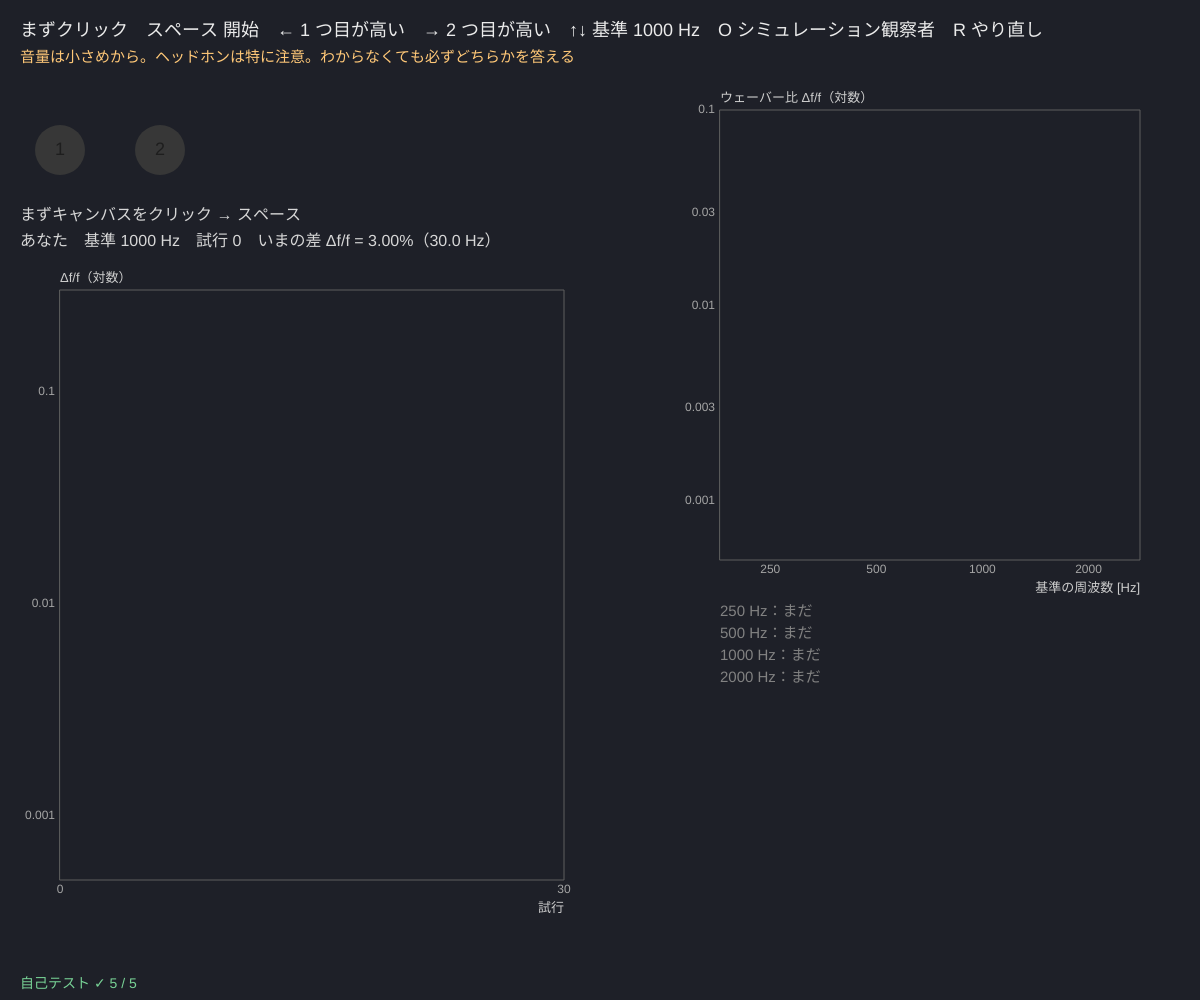
Frame 1 (no input)
Frame 60 (no input): identical to frame 1, image omitted
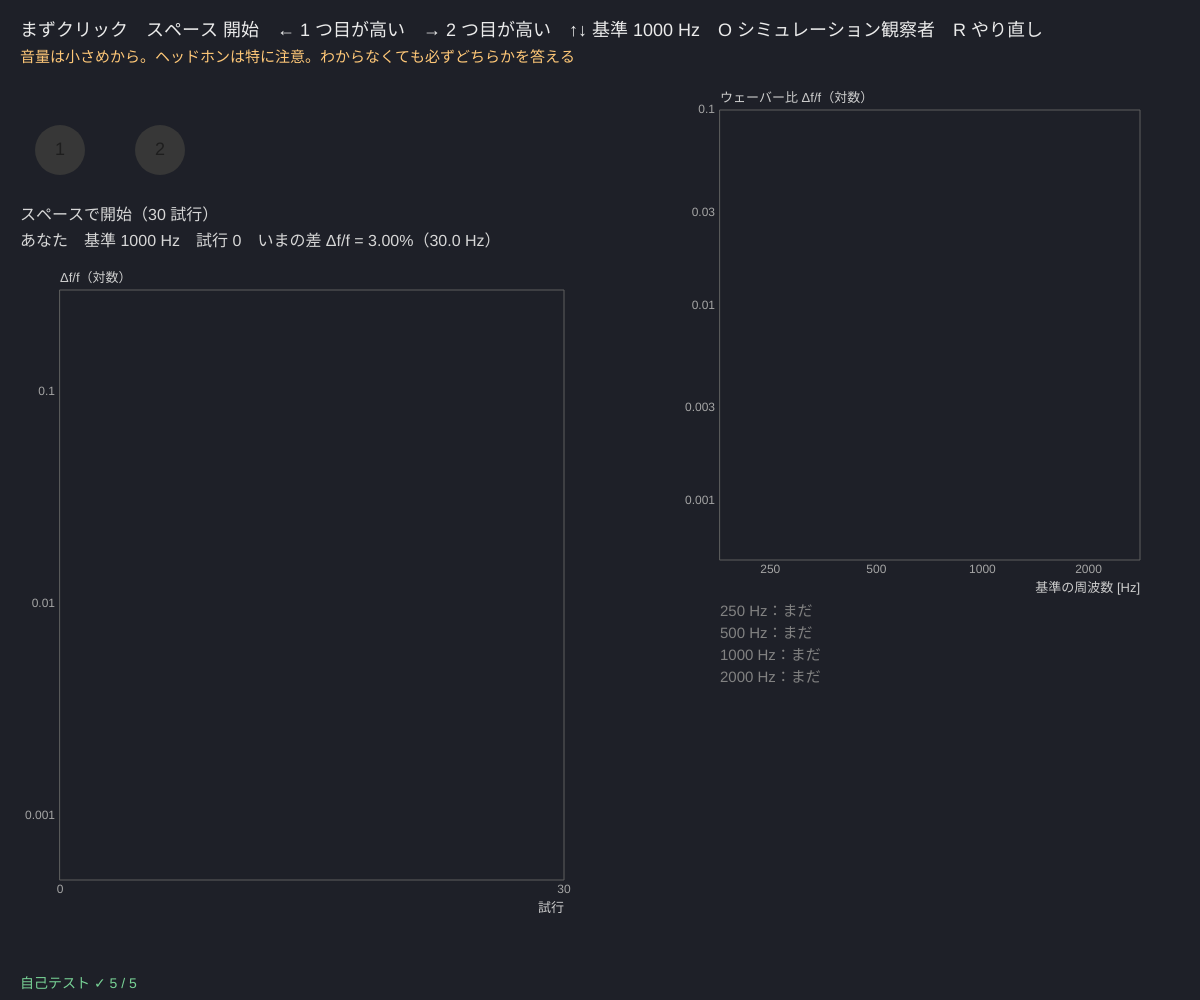
Frame 120 (the mouse pressed at the canvas centre since frame 60)

The p5.js sketch that drew these frames (run headless with seeded random() and noise() and a simulated clock; from frame 60 on, the mouse is pressed at the canvas centre):

// p5.js sketch
// ── sketch.js
// ============================================
// 12 音の高さの弁別 ─ どれくらいの差なら「高い」とわかる？
// 2 つの音が続けて鳴る。高かったのは 1 つ目（←）か 2 つ目（→）か（2 肢強制選択）
// 周波数の差 Δf を上下法（1-up-2-down、正答率 70.7%）で小さくしていき、弁別閾 Δf とウェーバー比 Δf/f を求める
// 基準の周波数（↑↓）を変えて測ると、Δf/f はほぼ一定（0.2〜1% くらい）になるか確かめる
// まずクリック / スペース = 開始 / ← 1 つ目  → 2 つ目 / ↑↓ = 基準の周波数 / O = シミュレーション観察者 / R = やり直し
// 音量は小さめから。ヘッドホンは特に注意（全体の音量 MASTER は 0.2 以下）
// ============================================

const BASES = [250, 500, 1000, 2000];  // ★ 基準の周波数 [Hz]
const N_TRIALS = 30;                   // ★ 1 つの基準あたりの試行
const VOL = 0.3;                       // ★ 音の大きさ（0〜1）
const TONE = 0.3, GAP = 0.35;          // ★ 音の長さと間 [秒]
const SIM_SIGMA = 0.004;               // ★ シミュレーション観察者：1 つの音の高さの感じ方のゆらぎ（対数）
let busyUntil = 0, bi = 2, st, results = {}, phase = 'ready', tPhase = 0, cur = null, simMode = false, simSeed = 1;

function setup() {
  createCanvas(windowWidth, windowHeight);
  selfTest();
  resetData(false);
}
function newStair() { return makeStair(0.03, 1.3, 2, 0.0005, 0.3, true); }   // Δf/f を 3% から
function resetData(sim) { simMode = sim; st = newStair(); results = {}; phase = 'ready'; seedRng(Date.now()); }
function startTrial() {
  if (st.track.length >= N_TRIALS) { results[BASES[bi]] = stairThreshold(st, 2); phase = 'done'; return; }
  let f = BASES[bi] * Math.exp((rnd() - 0.5) * 0.1);    // 基準も少しずつずらす（前の音を覚えて比べないように）
  cur = { secondHigher: rnd() < 0.5, f }; busyUntil = millis() + 1000 * (2 * TONE + GAP + 0.2);
  let t = audioCtx ? audioCtx.currentTime + 0.1 : 0, hi = f * (1 + st.v);
  if (audioCtx) { tone(cur.secondHigher ? f : hi, t, TONE, VOL); tone(cur.secondHigher ? hi : f, t + TONE + GAP, TONE, VOL); }
  phase = 'play'; tPhase = millis();
}
function answer(second) {
  if (phase !== 'wait') return;
  stairUpdate(st, second === cur.secondHigher); phase = 'blank'; tPhase = millis();
}
// シミュレーション観察者：それぞれの音の高さ（対数）にゆらぎ σ。正答率 = Φ(ln(1 + δ) ÷ (√2 σ))
function simCorrect(d) { return Math.log(1 + d) + SIM_SIGMA * rndNormal() - SIM_SIGMA * rndNormal() > 0; }
function trueDelta() { return Math.exp(Math.SQRT2 * SIM_SIGMA * zOf(Math.SQRT1_2)) - 1; }
function simStair(n) { let s = newStair(); for (let t = 0; t < n; t++) stairUpdate(s, simCorrect(s.v)); return s; }
function runSim(seed) {
  resetData(true); seedRng(seed);
  for (let f of BASES) results[f] = stairThreshold(simStair(80), 2);
  st = simStair(80); phase = 'done';
}

function draw() {
  background(30, 32, 40);
  fill(235); noStroke(); textSize(18);
  text('まずクリック　スペース 開始　← 1 つ目が高い　→ 2 つ目が高い　↑↓ 基準 ' + BASES[bi] + ' Hz　O シミュレーション観察者　R やり直し', 20, 36);
  fill(255, 200, 120); textSize(15);
  text('音量は小さめから。ヘッドホンは特に注意。わからなくても必ずどちらかを答える', 20, 62);

  if (phase === 'blank' && millis() - tPhase > 700) startTrial();
  let el = (millis() - tPhase) / 1000;
  if (phase === 'play' && el > TONE * 2 + GAP + 0.1) phase = 'wait';
  let bx = 20, by = 110;
  // 1 つ目・2 つ目の表示（鳴っている間だけ明るく。1 試行に 2 回だけ）
  fill(phase === 'play' && el > 0.1 && el < 0.1 + TONE ? color(255, 220, 120) : 55); circle(bx + 40, by + 40, 50);
  fill(phase === 'play' && el > 0.1 + TONE + GAP && el < 0.1 + 2 * TONE + GAP ? color(255, 220, 120) : 55); circle(bx + 140, by + 40, 50);
  fill(30); textSize(18); textAlign(CENTER, CENTER); text('1', bx + 40, by + 40); text('2', bx + 140, by + 40); textAlign(LEFT, BASELINE);
  fill(215); textSize(16);
  let msg = { ready: simMode ? '' : (audioCtx ? 'スペースで開始（' + N_TRIALS + ' 試行）' : 'まずキャンバスをクリック → スペース'), wait: '高かったのは？（← 1 つ目　→ 2 つ目）', done: simMode ? 'シミュレーション観察者（各 80 試行、音は鳴らさない）' : '終わり！ ↑↓ で別の基準 → スペース' }[phase] || '';
  text(msg, bx, by + 110);
  text((simMode ? 'シミュレーション観察者' : 'あなた') + '　基準 ' + BASES[bi] + ' Hz　試行 ' + st.track.length + '　いまの差 Δf/f = ' + (st.v * 100).toFixed(2) + '%（' + (BASES[bi] * st.v).toFixed(1) + ' Hz）', bx, by + 136);

  // ---- 階段（左下）
  let g1 = { x: bx + 40, y: by + 180, w: width * 0.42, h: height - by - 300, x0: 0, x1: Math.max(N_TRIALS, st.track.length), y0: 0.0005, y1: 0.3, logy: true };
  plotAxes(g1, '試行', 'Δf/f（対数）', [0, g1.x1], [0.001, 0.01, 0.1]);
  stroke(120); strokeWeight(1.5); polyline(st.track.map((q, i) => [gX(g1, i), gY(g1, q.v)]));
  noStroke(); for (let i = 0; i < st.track.length; i++) { fill(st.track[i].ok ? color(120, 210, 150) : color(255, 100, 100)); circle(gX(g1, i), gY(g1, st.track[i].v), 6); }

  // ---- Δf/f と基準の周波数（右）
  let g = { x: width * 0.6, y: 110, w: width * 0.35, h: height * 0.45, x0: 180, x1: 2800, y0: 0.0005, y1: 0.1, logx: true, logy: true };
  plotAxes(g, '基準の周波数 [Hz]', 'ウェーバー比 Δf/f（対数）', BASES, [0.001, 0.003, 0.01, 0.03, 0.1]);
  if (simMode) { stroke(120, 200, 140); strokeWeight(1.5); line(g.x, gY(g, trueDelta()), g.x + g.w, gY(g, trueDelta())); }
  let ry = g.y + g.h + 56; noStroke(); textSize(15);
  BASES.forEach((f, i) => {
    let r = results[f];
    if (r) { fill(120, 190, 255); circle(gX(g, f), gY(g, r), 13); fill(220); text(f + ' Hz：Δf = ' + (f * r).toFixed(2) + ' Hz、Δf/f = ' + (r * 100).toFixed(2) + '%', g.x, ry + i * 22); }
    else { fill(130); text(f + ' Hz：まだ', g.x, ry + i * 22); }
  });
  if (simMode) { fill(120, 200, 140); textSize(14); text('本当の 70.7% 点：Δf/f = ' + (trueDelta() * 100).toFixed(3) + '%（どの周波数でも同じ）', g.x, ry + 96); }
  fill(selfTestResults.every((r) => r.ok) ? color(120, 210, 150) : color(255, 90, 90)); textSize(14);
  text(selfTestLine(), 20, height - 12);
}

function mousePressed() { startAudio(); }
function keyPressed() {
  startAudio();
  if (key === ' ' && (phase === 'ready' || phase === 'done') && millis() > busyUntil) { if (phase === 'done' || simMode) { simMode = false; st = newStair(); } startTrial(); }
  if (key === LEFT_ARROW) answer(false);
  if (key === RIGHT_ARROW) answer(true);
  if ((key === UP_ARROW || key === DOWN_ARROW) && phase !== 'play' && phase !== 'wait' && phase !== 'blank') { bi = clampv(bi + (key === UP_ARROW ? 1 : -1), 0, BASES.length - 1); st = newStair(); phase = 'ready'; }
  if (key === 'o' || key === 'O') runSim(++simSeed);
  if (key === 'r' || key === 'R') resetData(false);
  return false;
}

// ---- 自己テスト（音は鳴らさない）
function selfTest() {
  selfTestResults = [];
  let d = trueDelta();
  check('本当の 70.7% 点で正答率 Φ(ln(1 + δ)/(√2σ)) = 0.7071', near(Phi(Math.log(1 + d) / (Math.SQRT2 * SIM_SIGMA)), Math.SQRT1_2, 1e-5));
  check('δ = 0 なら正答率 0.5（当てずっぽう）', near(Phi(0), 0.5, 1e-6));
  check('1000 Hz で Δf/f = 0.5% → 2 つの音は 1000 Hz と 1005 Hz', near(1000 * (1 + 0.005), 1005, 1e-9));
  seedRng(52); let th = []; for (let r = 0; r < 40; r++) th.push(Math.log(stairThreshold(simStair(80), 2)));
  let m = Math.exp(th.reduce((a, b) => a + b) / th.length);
  check('シミュレーション観察者 80 試行 × 40 回：平均しきい値 ≈ 本当の 70.7% 点（1 段 ×1.3 以内）', Math.abs(Math.log(m / d)) < Math.log(1.3));
  check('音量の上限：1 音 ≤ 1、全体 MASTER ≤ 0.2', VOL <= 1 && MASTER <= 0.2);
  reportSelfTest();
}

// ---------- やってみよう ----------
// 1. 1000 Hz で 30 試行。自分の Δf は何 Hz？ Δf/f は何 %？
// 2. ↑↓ で 250 Hz と 2000 Hz も測ろう。Δf/f はだいたい同じ？（ウェーバーの法則）
// 3. 楽器をやっている人とやっていない人で比べてみよう。半音（約 6%）よりずっと小さい？
// 4. TONE を 0.1 秒にすると、しきい値はどう変わる？（短い音ほど高さがあいまい）
// 5. O でシミュレーション観察者の階段と、自分の階段のゆれ方を比べよう


// ==================================================
// ここから下は「心理物理の道具」（中身は読まなくても OK。消さないでね）
// ==================================================
// ---- 種つきの乱数（同じ種なら毎回同じ列）。シミュレーション観察者と自己テストで使う
let rngState = 1;
function seedRng(s) { rngState = (s >>> 0) || 1; }
function rnd() {                       // 0〜1 の一様乱数（mulberry32）
  rngState = (rngState + 0x6d2b79f5) >>> 0;
  let t = rngState;
  t = Math.imul(t ^ (t >>> 15), t | 1);
  t ^= t + Math.imul(t ^ (t >>> 7), t | 61);
  return ((t ^ (t >>> 14)) >>> 0) / 4294967296;
}
function rndNormal() { let u = 1 - rnd(), v = rnd(); return Math.sqrt(-2 * Math.log(u)) * Math.cos(2 * Math.PI * v); }   // 標準正規分布
function shuffleArr(a) { for (let i = a.length - 1; i > 0; i--) { let j = Math.floor(rnd() * (i + 1)), t = a[i]; a[i] = a[j]; a[j] = t; } return a; }
function clampv(v, a, b) { return v < a ? a : v > b ? b : v; }
// ---- 正規分布：Φ（累積分布）と z（その逆関数。二分法で数値的に解く）
function erfA(x) {                     // 誤差関数（Abramowitz & Stegun 7.1.26、誤差 1.5e-7 以下）
  let s = x < 0 ? -1 : 1; x = Math.abs(x);
  let t = 1 / (1 + 0.3275911 * x);
  let y = 1 - ((((1.061405429 * t - 1.453152027) * t + 1.421413741) * t - 0.284496736) * t + 0.254829592) * t * Math.exp(-x * x);
  return s * y;
}
function Phi(x) { return 0.5 * (1 + erfA(x / Math.SQRT2)); }
function zOf(p) {                      // Φ(z) = p となる z
  p = clampv(p, 1e-9, 1 - 1e-9);
  let lo = -9, hi = 9;
  for (let i = 0; i < 70; i++) { let m = (lo + hi) / 2; if (Phi(m) < p) lo = m; else hi = m; }
  return (lo + hi) / 2;
}
// 割合を 1/(2N) で補正（0 や 1 だと z が無限大になるので）
function rateFix(k, n) { return n > 0 ? clampv(k / n, 1 / (2 * n), 1 - 1 / (2 * n)) : 0.5; }
// ---- 上下法（階段法）：nDown 回続けて正答で 1 段下げ（難しく）、1 回まちがえたら 1 段上げ（やさしく）
// 値は掛け算で動かす（factor 倍）。1-up-2-down は正答率 70.7%（p² = 0.5）、1-up-3-down は 79.4% に集まる
// fast = true なら、最初にまちがえるまでは 1 回正解ごとに factor² ずつ下げて、すばやくしきい値の近くへ
function makeStair(start, factor, nDown, lo, hi, fast) {
  return { v: start, factor, nDown, lo, hi, fast: !!fast, run: 0, dir: 0, track: [], revs: [] };
}
function stairUpdate(st, correct) {
  st.track.push({ v: st.v, ok: correct });
  if (st.fast && !correct) st.fast = false;
  if (st.fast) { st.dir = -1; st.v = clampv(st.v / (st.factor * st.factor), st.lo, st.hi); return; }
  let move = 0;
  if (correct) { st.run++; if (st.run >= st.nDown) { st.run = 0; move = -1; } }
  else { st.run = 0; move = 1; }
  if (move !== 0) {
    if (st.dir !== 0 && move !== st.dir) st.revs.push({ i: st.track.length - 1, v: st.v });   // 向きが変わった = 反転点
    st.dir = move;
    st.v = clampv(move < 0 ? st.v / st.factor : st.v * st.factor, st.lo, st.hi);
  }
}
// しきい値 = 反転点の幾何平均（最初の skip 個は練習とみなして捨てる）。足りなければ最後の 6 試行の幾何平均
function stairThreshold(st, skip) {
  let r = st.revs.slice(skip === undefined ? 2 : skip).map((q) => q.v);
  if (r.length < 2) r = st.track.slice(-6).map((q) => q.v);
  if (r.length === 0) return null;
  return Math.exp(r.reduce((s, v) => s + Math.log(v), 0) / r.length);
}
// ---- グラフの道具：g = { x, y, w, h, x0, x1, y0, y1, logx, logy }
function gX(g, v) { let t = g.logx ? (Math.log(v) - Math.log(g.x0)) / (Math.log(g.x1) - Math.log(g.x0)) : (v - g.x0) / (g.x1 - g.x0); return g.x + clampv(t, -0.02, 1.02) * g.w; }
function gY(g, v) { let t = g.logy ? (Math.log(v) - Math.log(g.y0)) / (Math.log(g.y1) - Math.log(g.y0)) : (v - g.y0) / (g.y1 - g.y0); return g.y + g.h - clampv(t, -0.02, 1.02) * g.h; }
function plotAxes(g, xl, yl, xt, yt) {
  stroke(95); strokeWeight(1); noFill(); rect(g.x, g.y, g.w, g.h);
  noStroke(); fill(165); textSize(12); textAlign(CENTER, TOP);
  for (let v of xt) text(+v.toPrecision(3), gX(g, v), g.y + g.h + 4);
  textAlign(RIGHT, CENTER);
  for (let v of yt) text(+v.toPrecision(3), g.x - 5, gY(g, v));
  textAlign(LEFT, BASELINE); fill(205); textSize(13);
  text(xl, g.x + g.w - textWidth(xl), g.y + g.h + 32); text(yl, g.x, g.y - 8);
}
function polyline(pts) {               // 点が 2 つ以上あるときだけ折れ線を描く
  if (pts.length < 2) return;
  noFill(); beginShape(); for (let p of pts) vertex(p[0], p[1]); endShape();
}
// ---- 自己テストの道具
let selfTestResults = [];
function check(name, cond) { selfTestResults.push({ name, ok: !!cond }); }
function near(a, b, tol) { return a !== null && a !== undefined && isFinite(a) && Math.abs(a - b) <= (tol === undefined ? 1e-9 : tol); }
function reportSelfTest() { for (let r of selfTestResults) (r.ok ? console.log : console.error)((r.ok ? '✓ ' : '✗ ') + r.name); }
function selfTestLine() { let n = selfTestResults.filter((r) => r.ok).length; return '自己テスト ' + (n === selfTestResults.length ? '✓ ' : '✗ ') + n + ' / ' + selfTestResults.length; }
// ---- 音を鳴らす道具（Web Audio。最初のクリックかキーで startAudio()）
// 音量の上限：全体の音量 MASTER は 0.2 以下（大きな音は出ない）。1 音の大きさ vol も 0〜1 に制限
const MASTER = 0.15;                   // ★ 全体の音量（0.2 以下にしておく）
let audioCtx = null, masterOut = null;
function startAudio() {
  if (!audioCtx) {
    audioCtx = new (window.AudioContext || window.webkitAudioContext)();
    masterOut = audioCtx.createGain(); masterOut.gain.value = Math.min(0.2, MASTER); masterOut.connect(audioCtx.destination);
  }
  audioCtx.resume();
}
// 1 音：周波数 f、開始 t0（audioCtx の時刻）、長さ dur 秒、大きさ vol（0〜1）。立ち上がりと終わりは 15 ms でなめらかに
function tone(f, t0, dur, vol) {
  if (!audioCtx || !isFinite(f) || f <= 0 || !isFinite(vol)) return;
  vol = clampv(vol, 0, 1); dur = clampv(dur, 0.03, 2);
  let o = audioCtx.createOscillator(), gn = audioCtx.createGain();
  o.type = 'sine'; o.frequency.value = clampv(f, 20, 12000);
  gn.gain.setValueAtTime(0, t0);
  gn.gain.linearRampToValueAtTime(vol, t0 + 0.015);
  gn.gain.setValueAtTime(vol, t0 + dur - 0.015);
  gn.gain.linearRampToValueAtTime(0, t0 + dur);
  o.connect(gn); gn.connect(masterOut); o.start(t0); o.stop(t0 + dur + 0.02);
}
function dbToGain(db) { return Math.pow(10, db / 20); }   // +6 dB ≈ 2 倍、−20 dB = 0.1 倍
